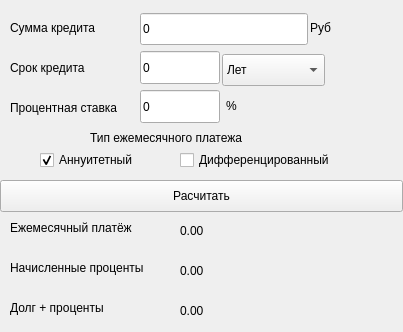
<?xml version="1.0" encoding="UTF-8"?>
<ui version="4.0">
 <class>Credit_calc</class>
 <widget class="QWidget" name="Credit_calc">
  <property name="geometry">
   <rect>
    <x>0</x>
    <y>0</y>
    <width>403</width>
    <height>332</height>
   </rect>
  </property>
  <property name="windowTitle">
   <string>Form</string>
  </property>
  <widget class="QPushButton" name="pushButton">
   <property name="geometry">
    <rect>
     <x>0</x>
     <y>180</y>
     <width>403</width>
     <height>32</height>
    </rect>
   </property>
   <property name="text">
    <string>Расчитать</string>
   </property>
  </widget>
  <widget class="QCheckBox" name="checkBox_anu">
   <property name="geometry">
    <rect>
     <x>40</x>
     <y>150</y>
     <width>107</width>
     <height>20</height>
    </rect>
   </property>
   <property name="text">
    <string>Аннуитетный</string>
   </property>
   <property name="checked">
    <bool>true</bool>
   </property>
   <property name="autoRepeat">
    <bool>false</bool>
   </property>
   <property name="autoExclusive">
    <bool>false</bool>
   </property>
   <property name="tristate">
    <bool>false</bool>
   </property>
   <attribute name="buttonGroup">
    <string notr="true">buttonGroup</string>
   </attribute>
  </widget>
  <widget class="QCheckBox" name="checkBox_difer">
   <property name="geometry">
    <rect>
     <x>180</x>
     <y>150</y>
     <width>169</width>
     <height>20</height>
    </rect>
   </property>
   <property name="text">
    <string>Дифференцированный</string>
   </property>
   <attribute name="buttonGroup">
    <string notr="true">buttonGroup</string>
   </attribute>
  </widget>
  <widget class="QLabel" name="label_sum_cred">
   <property name="geometry">
    <rect>
     <x>10</x>
     <y>20</y>
     <width>98</width>
     <height>16</height>
    </rect>
   </property>
   <property name="text">
    <string>Сумма кредита</string>
   </property>
  </widget>
  <widget class="QLabel" name="label_term">
   <property name="geometry">
    <rect>
     <x>10</x>
     <y>60</y>
     <width>87</width>
     <height>16</height>
    </rect>
   </property>
   <property name="text">
    <string>Срок кредита</string>
   </property>
  </widget>
  <widget class="QLabel" name="label_procent">
   <property name="geometry">
    <rect>
     <x>10</x>
     <y>100</y>
     <width>121</width>
     <height>16</height>
    </rect>
   </property>
   <property name="text">
    <string>Процентная ставка</string>
   </property>
  </widget>
  <widget class="QLabel" name="label_proc">
   <property name="geometry">
    <rect>
     <x>226</x>
     <y>98</y>
     <width>12</width>
     <height>16</height>
    </rect>
   </property>
   <property name="text">
    <string>%</string>
   </property>
  </widget>
  <widget class="QLabel" name="label_rub">
   <property name="geometry">
    <rect>
     <x>310</x>
     <y>20</y>
     <width>23</width>
     <height>16</height>
    </rect>
   </property>
   <property name="text">
    <string>Руб</string>
   </property>
  </widget>
  <widget class="QLabel" name="label_month_pr">
   <property name="geometry">
    <rect>
     <x>10</x>
     <y>220</y>
     <width>137</width>
     <height>16</height>
    </rect>
   </property>
   <property name="text">
    <string>Ежемесячный платёж</string>
   </property>
  </widget>
  <widget class="QLabel" name="label_porc_pr">
   <property name="geometry">
    <rect>
     <x>10</x>
     <y>260</y>
     <width>151</width>
     <height>16</height>
    </rect>
   </property>
   <property name="text">
    <string>Начисленные проценты</string>
   </property>
  </widget>
  <widget class="QLabel" name="label_dolg_proc">
   <property name="geometry">
    <rect>
     <x>10</x>
     <y>300</y>
     <width>107</width>
     <height>16</height>
    </rect>
   </property>
   <property name="text">
    <string>Долг + проценты</string>
   </property>
  </widget>
  <widget class="QLabel" name="label_calc_month">
   <property name="geometry">
    <rect>
     <x>180</x>
     <y>220</y>
     <width>410</width>
     <height>21</height>
    </rect>
   </property>
   <property name="text">
    <string>0.00</string>
   </property>
  </widget>
  <widget class="QLabel" name="label_calc_proc">
   <property name="geometry">
    <rect>
     <x>180</x>
     <y>260</y>
     <width>410</width>
     <height>21</height>
    </rect>
   </property>
   <property name="text">
    <string>0.00</string>
   </property>
  </widget>
  <widget class="QLabel" name="label_calc_sum">
   <property name="geometry">
    <rect>
     <x>180</x>
     <y>300</y>
     <width>410</width>
     <height>21</height>
    </rect>
   </property>
   <property name="text">
    <string>0.00</string>
   </property>
  </widget>
  <widget class="QComboBox" name="comboBox">
   <property name="geometry">
    <rect>
     <x>222</x>
     <y>54</y>
     <width>103</width>
     <height>32</height>
    </rect>
   </property>
   <item>
    <property name="text">
     <string>Лет</string>
    </property>
   </item>
   <item>
    <property name="text">
     <string>Месяцев</string>
    </property>
   </item>
  </widget>
  <widget class="QLabel" name="label_type">
   <property name="geometry">
    <rect>
     <x>90</x>
     <y>130</y>
     <width>174</width>
     <height>16</height>
    </rect>
   </property>
   <property name="text">
    <string>Тип ежемесячного платежа</string>
   </property>
  </widget>
  <widget class="QLineEdit" name="textEdit_sum">
   <property name="geometry">
    <rect>
     <x>140</x>
     <y>13</y>
     <width>168</width>
     <height>32</height>
    </rect>
   </property>
   <property name="text">
    <string>0</string>
   </property>
   <property name="cursorPosition">
    <number>0</number>
   </property>
  </widget>
  <widget class="QLineEdit" name="textEdit_term">
   <property name="geometry">
    <rect>
     <x>140</x>
     <y>51</y>
     <width>80</width>
     <height>33</height>
    </rect>
   </property>
   <property name="text">
    <string>0</string>
   </property>
   <property name="cursorPosition">
    <number>0</number>
   </property>
  </widget>
  <widget class="QLineEdit" name="textEdit_procent">
   <property name="geometry">
    <rect>
     <x>140</x>
     <y>90</y>
     <width>80</width>
     <height>33</height>
    </rect>
   </property>
   <property name="text">
    <string>0</string>
   </property>
   <property name="cursorPosition">
    <number>0</number>
   </property>
  </widget>
 </widget>
 <resources/>
 <connections/>
 <buttongroups>
  <buttongroup name="buttonGroup"/>
 </buttongroups>
</ui>
